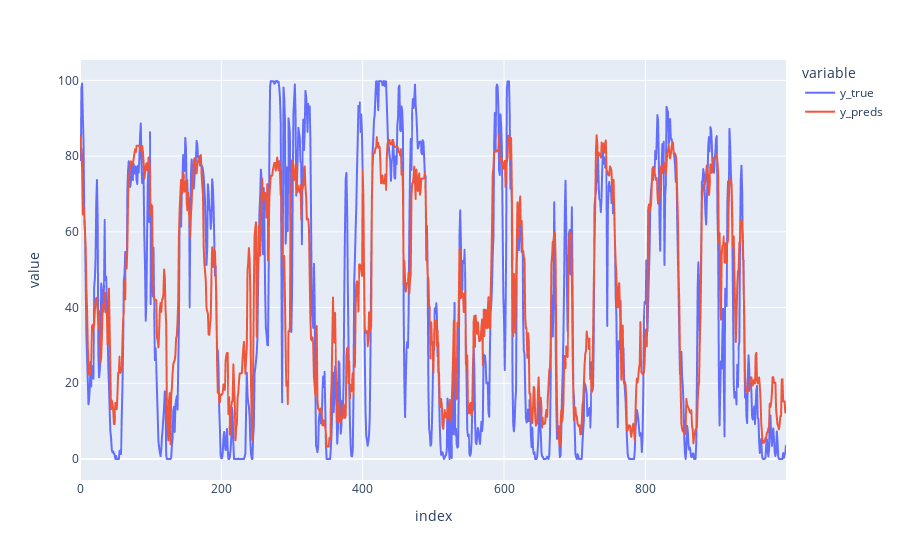

Here is the notebook cell this chart was saved with:
### Markdown cell above
### Plot predictions

### Code cell
import plotly.express as px

df = pd.DataFrame({"y_true": y_true, "y_preds": y_preds})
fig = px.line(df, y=["y_true", "y_preds"], title='')
fig.show()

### Figure 1 — Plotly figure (JSON) as saved in the notebook; plotly's stock layout.template omitted (floating-point values rounded to 4 significant figures; data arrays with more than 128 entries replaced by an {"elided": "..."} marker saying what was removed)
{"data": [{"hovertemplate": "variable=y_true<br>index=%{x}<br>value=%{y}<extra></extra>", "legendgroup": "y_true", "line": {"color": "#636efa", "dash": "solid"}, "marker": {"symbol": "circle"}, "mode": "lines", "name": "y_true", "showlegend": true, "type": "scattergl", "x": {"elided": "1000 int values"}, "xaxis": "x", "y": {"elided": "1000 float values"}, "yaxis": "y"}, {"hovertemplate": "variable=y_preds<br>index=%{x}<br>value=%{y}<extra></extra>", "legendgroup": "y_preds", "line": {"color": "#EF553B", "dash": "solid"}, "marker": {"symbol": "circle"}, "mode": "lines", "name": "y_preds", "showlegend": true, "type": "scattergl", "x": {"elided": "1000 int values"}, "xaxis": "x", "y": {"elided": "1000 float values"}, "yaxis": "y"}], "layout": {"legend": {"title": {"text": "variable"}, "tracegroupgap": 0}, "margin": {"t": 60}, "xaxis": {"anchor": "y", "domain": [0, 1], "title": {"text": "index"}}, "yaxis": {"anchor": "x", "domain": [0, 1], "title": {"text": "value"}}}}
